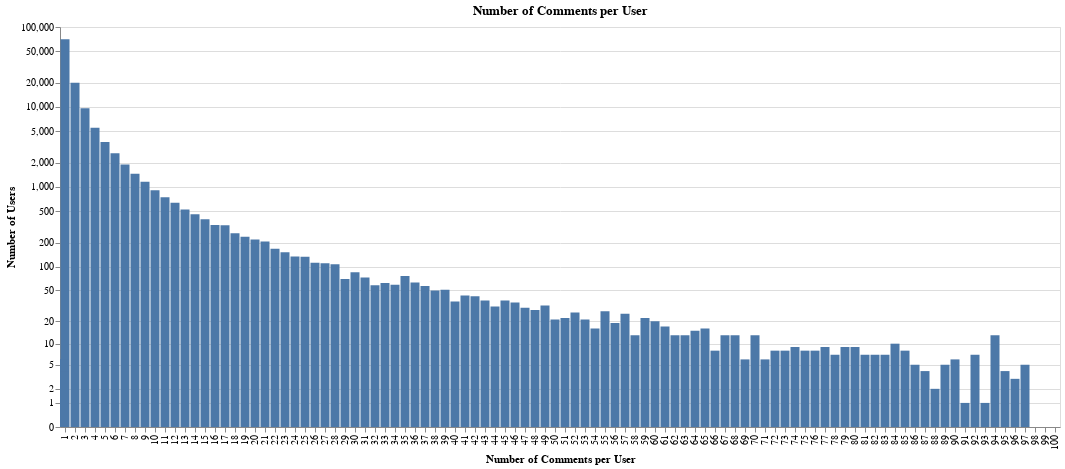

Here is the notebook cell this chart was saved with:
### Code cell
comments_per_user = df.groupby("author").size()
distribution = comments_per_user.value_counts().sort_index()
distribution_df = distribution.reset_index()
distribution_df.columns = ["comments_per_user", "number_of_users"]

c = (
    alt.Chart(distribution_df)
    .mark_bar()
    .encode(
        x=alt.X(
            "comments_per_user:O",
            title="Number of Comments per User",
            scale={"domain": range(1, 101)},
        ),
        y=alt.Y(
            "number_of_users:Q",
            title="Number of Users",
            scale=alt.Scale(
                type="symlog",
                domain=[0, 100_000],
            ),
            axis=alt.Axis(
                values=[
                    0,
                    1,
                    2,
                    5,
                    10,
                    20,
                    50,
                    100,
                    200,
                    500,
                    1_000,
                    2_000,
                    5_000,
                    10_000,
                    20_000,
                    50_000,
                    100_000,
                ]
            ),
        ),
        tooltip=[
            alt.Tooltip("comments_per_user:Q", title="# of Comments per User"),
            alt.Tooltip("number_of_users:Q", title="# of Users"),
        ],
    )
    .properties(
        width=1000,
        height=400,
        title=alt.Title(text="Number of Comments per User"),
    )
)

c

### Figure 1 — Vega-Lite specification as saved in the notebook (floating-point values rounded to 4 significant figures; data arrays with more than 128 entries replaced by an {"elided": "..."} marker saying what was removed)
{"usermeta": {"embedOptions": {"theme": "dark"}}, "config": {"view": {"continuousWidth": 300, "continuousHeight": 300}}, "data": {"name": "data-f6fff9f474586ae3acf3743e191cfa89"}, "mark": {"type": "bar"}, "encoding": {"tooltip": [{"field": "comments_per_user", "title": "# of Comments per User", "type": "quantitative"}, {"field": "number_of_users", "title": "# of Users", "type": "quantitative"}], "x": {"field": "comments_per_user", "scale": {"domain": [1, 2, 3, 4, 5, 6, 7, 8, 9, 10, 11, 12, 13, 14, 15, 16, 17, 18, 19, 20, 21, 22, 23, 24, 25, 26, 27, 28, 29, 30, 31, 32, 33, 34, 35, 36, 37, 38, 39, 40, 41, 42, 43, 44, 45, 46, 47, 48, 49, 50, 51, 52, 53, 54, 55, 56, 57, 58, 59, 60, 61, 62, 63, 64, 65, 66, 67, 68, 69, 70, 71, 72, 73, 74, 75, 76, 77, 78, 79, 80, 81, 82, 83, 84, 85, 86, 87, 88, 89, 90, 91, 92, 93, 94, 95, 96, 97, 98, 99, 100]}, "title": "Number of Comments per User", "type": "ordinal"}, "y": {"axis": {"values": [0, 1, 2, 5, 10, 20, 50, 100, 200, 500, 1000, 2000, 5000, 10000, 20000, 50000, 100000]}, "field": "number_of_users", "scale": {"domain": [0, 100000], "type": "symlog"}, "title": "Number of Users", "type": "quantitative"}}, "height": 400, "title": {"text": "Number of Comments per User"}, "width": 1000, "$schema": "https://vega.github.io/schema/vega-lite/v5.20.1.json", "datasets": {"data-f6fff9f474586ae3acf3743e191cfa89": {"elided": "238 records"}}}
